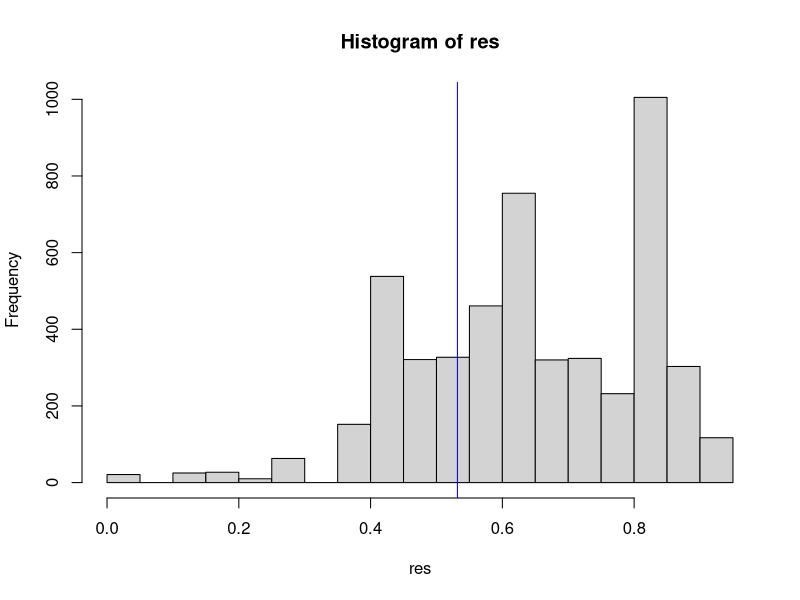

Recreate this plot in R.
# Bass Dye, created: 30/05/2023, last revision: 05/06/2023

# PLEASE SEE https://github.com/bassdye/pcTEMP for the optimized version of the following R script 

# Code to 1) read in rockling experimental data from csv file 
# 2) Statistically analyze the data:
  # test for non random use of chamber,
  # MANOVA - test for differences in compartment usage observational phases,
  # rank (most preferred to least preferred) temperature compartments,
  # statistically test rankings.
# Code based off of Aebischer et al. 1993 and Schram et al. 2013 to analyse data from the preference chamber experiments.
# Fish acclimated to 16°C were exposed to a temperature range of 10-13-16-19-22°C. 
  # dependent variables (measured): count of individual fish in each preference chamber compartment 
  # independent variables (observation phases): non-gradient, acute temperature gradient, final temperature gradient

#	Step 1: read in the raw data: counts of numbers of fish per zone in the preference chamber, with column headings:
#	experiment_group: Indicator for experiment (experimental group): 1,2,...,22
#	acclimation_temperature: Acclimation temperature of an experiment: the temperature of all 
#				zones within the preference chamber during the acclimation phase
# compartment: Indicator for compartment within the preference chamber: 1,2,...,8
# temperature: Temperature of a compartment in the acute and final temperature observation phases
# phase: Phase of the experiment indicated by roman numerals I (non-gradient),II (acute temp pref.) or III (final temp pref.)
#	      T0, T5,...,T60: Count location of fish at the start of the phase (T0), at 5 minutes from the start of the phase (T5),….,at 60 minutes from the start of 
#				the phase (T60).

# House keeping; clean environment 
rm(list=ls())

# Install and load packages ####
if(!require(fs)) install.packages("fs")
if(!require(tidyverse))install.packages("tidyverse")
if(!require(here))install.packages("here")
if(!require(ggpubr))install.packages("ggpubr")
if(!require(ggpubr))install.packages("dplyr")

# Load packages
library("fs")
library("tidyverse")
library("here")
library("ggpubr")
library("dplyr")

# Read in data
dat <- read.table('rockling_temp_preference_data.csv', header = TRUE, sep = ",");
#View(dat)

# Step 2: transform data of raw counts per compartment to proportions per temperature zone 
# 2a: sum of raw counts over all counting times
dat$Sum <- rowSums(dat[, c("T0","T5","T10","T15","T20","T25","T30","T35","T40","T45","T50","T55","T60")]); 

# 2b: create a dataset ‘aggdat’ with aggregate counts per experiment, acclimation temperature, phase, and compartment
aggdat <- aggregate(dat$Sum, list(as.factor(dat$experiment),
                                  as.factor(dat$acclimation_temperature),
                                  as.factor(dat$phase),
                                  as.factor(dat$compartment)),
                    sum);

# 2c: create a dataset ‘aggdatsum’ with aggregate counts per experiment, acclimation, temperature and phase 
aggdatsum <- aggregate(dat$Sum,
                       list(as.factor(dat$experiment),
                            as.factor(dat$acclimation_temperature),
                            as.factor(dat$phase)),
                       sum); 

# Create a dataset ‘expdat’ with each row representing a combination of experiment and phase
expdat <- data.frame(aggdatsum,
                     z1=rep(NA, nrow(aggdatsum)),
                     z2=rep(NA, nrow(aggdatsum)),
                     z3=rep(NA, nrow(aggdatsum)), 
                     z4=rep(NA, nrow(aggdatsum)),
                     z5=rep(NA, nrow(aggdatsum)),
                     z6=rep(NA, nrow(aggdatsum)),
                     z7=rep(NA, nrow(aggdatsum)), 
                     z8=rep(NA,nrow(aggdatsum)));
for ( ii in 1:nrow(aggdatsum) ) {
  ttt <- aggdat[aggdat$Group.1==aggdatsum$Group.1[ii] & aggdat$Group.2==aggdatsum$Group.2[ii] & aggdat$Group.3==aggdatsum$Group.3[ii], ];
  expdat[ii, 5:12] <- ttt$x/expdat$x[ii];
};

# Change column names
colnames(expdat)[c(1:4)] <- c("experiment", "acclimation_temp", "phase", "count")

# 2d: create data set with proportions per temperature zone, by summing up the proportions of
# usage of compartments with the same temperature zone
# C1: 22 degrees: compartment 4
# C2: 19 degrees: compartments 3 and 5
# C3: 16 degrees: compartments 2 and 6
# C4: 13 degrees: compartments 1 and 7
# C5: 10 degrees: compartment 8
prop_dat <- expdat[, 1:4];
prop_dat$C1 <- expdat$z4;
prop_dat$C2 <- expdat$z3 + expdat$z5;
prop_dat$C3 <- expdat$z2 + expdat$z6;
prop_dat$C4 <- expdat$z1 + expdat$z7;
prop_dat$C5 <- expdat$z8;

# Check for zero inflated data
# Plot number of zeros in data to show zero inflation
# temp2 <- expdat[,5:12]
# temp2 <- data.frame(value=unlist(temp2, use.names = FALSE))
# count_zero <- temp2[temp2 == 0]
# percent_zero <- length(count_zero) / nrow(temp2); percent_zero * 100
# hist(temp2$value, main = "Zero inflated data", xlab = "Percent compartment use",
#           breaks = c(0,seq(0.01,1.0,.01)))


# Find and replace zero numerator or denominator with small value
  # As a zero numerator or denominator in the log-ratio transformation is invalid, a small positive value, 
  # less than the smallest recorded nonzero proportion, should be substituted (Aebischer et al. 1993)
  # replacing zeros in original data set with values less than the smallest recorded nonzero proportion
  # "An order of magnitude is generally sufficient" (Aebischer et al. 1993)
  # Find smallest value and replace with much smaller value in prop_data 
temp <- prop_dat[, 5:9]
replace_value <- min(temp[temp > 0])  # smallest value in our data set is 0.02564103
# Replace 0 with small value
prop_dat[prop_dat == 0] <- replace_value / 1000; # 1000

# Step 3: compute log-ratios ####
# An appropriate statistical framework for handling compositional data is to replace the observed proportions 
# With a set of ratios by choosing the observed fraction of one particular component as the denominator by which all other fractions are divided
# The results of the analyses do not depend upon the choice of denominator.
# In this way, the unit sum constraint on the composition is broken (Aitchison (1986) The statistical analysis of compositional data. London: Chapman and Hall. 416 p.)

# A version of the central limit theorem exists stating why random variation in log-ratios can often be assumed to be normally distributed (Aitchison, 1986)
# Take the compartment C3 (21*C temperature compartment) as the denominator
prop_dat$LR1 <- log(prop_dat$C1/prop_dat$C3);
prop_dat$LR2 <- log(prop_dat$C2/prop_dat$C3);
prop_dat$LR3 <- log(prop_dat$C4/prop_dat$C3);
prop_dat$LR4 <- log(prop_dat$C5/prop_dat$C3);

# Step 4: offset log-ratios of usage with log-ratios of availability of temperature zones ####
# I.e. when the temperature gradient is present within the chamber, 1/8 of the chamber is 15ºC while 1/4 is 18ºC.
# E.g. prop_dat$LRA1 <- prop_dat$LR1 - log(0.5) is d = yu - ya (pairwise habitat differences = utilized habitat - available habitat; Aebischer et al. 1993)
prop_dat$LRA1 <- prop_dat$LR1 - log(0.5); # 0.5 = (1/8)/(1/4)
prop_dat$LRA2 <- prop_dat$LR2 - log(1); # 1 = (1/4)/(1/4)
prop_dat$LRA3 <- prop_dat$LR3 - log(1);
prop_dat$LRA4 <- prop_dat$LR4 - log(0.5);

# Step 5: assess evidence of non-random usage (i.e. preference) during the three observational phases: ####
# 5a: create a matrix ‘CM’ of log-ratios of the non-gradient phase (I) or temperature gradient phases (II and III); substitute phase below accordingly
BAdat <- subset(prop_dat, phase == "I") 
BALR1_non <- BAdat$LRA1
BALR2_non <- BAdat$LRA2 
BALR3_non <- BAdat$LRA3
BALR4_non <- BAdat$LRA4

CM_non <- rbind(BALR1_non, BALR2_non, BALR3_non, BALR4_non);

# 5b: compute the generalized likelihood ratio statistic which compares a model with no preference
# against a model with preference (Aebischer, 1993).
# H1MAT - reduced model (m2); matrix of raw sums of squares and cross products calculated from the matrix ‘CM’ of log-ratios
# H2MAT - general model (m1); matrix of mean-corrected sums of squares and cross-products calculated from the matrix ‘CM’ of log-ratios
H1MAT <- H2MAT <- matrix(data= NA, nrow = 4, ncol = 4); 
for (i in 1:4 ) {
  for (j in 1:4) {
    H1MAT[i, j] <- sum(CM_non[i, ]  * CM_non[j, ]);
    H2MAT[i, j] <- sum((CM_non[i, ] - mean(CM_non[i, ])) * (CM_non[j, ] - mean(CM_non[j, ])));
  };
};

# Test for general preference (deviation from random use)
# -N*ln($) $=|r1|/|r2| ~ ln(det(H2MAT)/det(H1MAT)) ~ ln(general model/reduced model) - Aebischer et al. 1993
TEST <- -ncol(CM_non) * log(det(H2MAT) / det(H1MAT)); TEST;

# By default, pchisq() gives the proportion of the distribution to the left of the value.
# To get the proportion more extreme than your difference, you can specify lower.tail = FALSE or subtract the result from 1.
# Used to compute cumulative chi square density for a vector of elements
# If significant (p <.05), evidence for non-random use (null - no preference;  alternative - preference)
1 - pchisq(TEST, df = 4);

rm(list=setdiff(ls(), c("prop_dat"))) # remove variables

# 5c: The matrix of log-ratios may also be analysed using MANOVA, for example to assess
# evidence of treatment effects:
# MANOVA tests for temperature preference experiments

# Test for difference between phases ####
# Select which experimental phase you would like to test (non-gradient - (I), acute - (II), final - (III))
data_phase <- as_tibble(prop_dat) %>% 
  filter(phase != "I") 

# Conduct MANOVA although multivariate normality assumption is not met
summary(manova(cbind(LRA1, LRA2, LRA3, LRA4) ~ phase, data = data_phase))

# Conduct Permutation test so we can ignore MANOVA assumptions 
# Produce the same values by setting the seed
set.seed(1234)
# Define number of permutations
nperm <- 5000
# Allocate storage (i.e. vector with NAs to be replaced by permutation results)
# Here we want 5000 + 1 for our observed stat
res <- rep(NA, nperm + 1)

for(i in seq(along = res[-1])) {
  # First create matrix containing log-ratios of usage (corrected for the availability of temperature zones)
  # from the selected phase on line 10
  data_to_shuffle <- cbind(data_phase$LRA1, data_phase$LRA2, data_phase$LRA3, data_phase$LRA4) 
  # Then shuffle (randomly rearrange) the matrix for use in the MANOVA
  shuffled <- data_to_shuffle[sample(1:nrow(data_to_shuffle)), ]
  # Here we replace the ith value in the vector res with the shuffled data MANOVA result
  tmp <- summary(manova(shuffled ~ data_phase$phase), test = "Wilks")
  # Get Wilks value (test statistic) from MANOVA summary
  res[i] <- tmp[["stats"]][1, 2]
  # Remove variables for next iteration
  # rm("tmp", "shuffled")
}
# Now we append the observed stat onto the end of the result vector res
# We also store this in 'obs' for convenience
tmp <- summary(manova(cbind(LRA1, LRA2, LRA3, LRA4) ~ phase, data = data_phase),
               test = "Wilks")
res[nperm+1] <- obs <- tmp[["stats"]][1, 2]

# This is the permutation p-value - the proportion of the nperm
# permutations + 1 that are greater than or equal to the observed stat 'obs'
# perm_p_value <- sum(res <= obs) / (nperm + 1); perm_p_value
# obs_p_value <- tmp[["Error: factor(subject):treatment"]][["stats"]][1, 6]; obs_p_value
perm_p_value <- 2 * (min(sum(res <= obs), sum(res >= obs)) / (nperm+1)); perm_p_value # 2 tailed
obs_p_value <- tmp[["stats"]][1, 6]; obs_p_value

# Plot histogram of permutation and observed (blue line) results 
hist(res)
abline(v = obs, col = "blue")

# Clean up environment
rm(list=setdiff(ls(), "prop_dat"))

# Step 6: Once overall evidence of non-random use has been assessed, the next step is to rank compartments from least to most preferred ####
# This can be done by computing a cross-table with pairwise differences between matching log-ratios of usage 
# and availability of temperature zones, and counting the number of times a particular temperature zone
# has been observed to be preferred over other temperature zones (e.g. see table 1 in Aebischer et al. 1993)

# Subset for non-gradient, acute, or final proportions; choose (I, II, III) accordingly 
exp_data <- subset(prop_dat, phase == "III")

# Proportion of available space per compartment and temperature 
c1 <- 1/8 # C1: 33 degrees: compartment 4
c2 <- 2/8 # C2: 30 degrees: compartments 3 and 5
c3 <- 2/8 # C3: 27 degrees: compartments 2 and 6
c4 <- 2/8 # C4: 24 degrees: compartments 1 and 7
c5 <- 1/8 # C5: 21 degrees: compartment 8

# Create empty list to store matrices
all_mat <- list()
for (tt in 1:nrow(exp_data)) {
  all_mat[[tt]] <- matrix(data = NA, nrow = nrow(exp_data), ncol = 5); 
}

# Fill in matrix for each experimental group (n = 5); (table 1 in Aebischer et al. 1993)
for (i in 1:nrow(exp_data)) {
  # Create blank matrix to temporarily hold data for each iteration
  rank_mat <- matrix(data = NA, nrow = 5, ncol = 5); 
  # Fill in matrix 
  # Column 1
  rank_mat[2,1] <- ifelse(log(exp_data$C2[i]/exp_data$C1[i]) == 0, 0, log(exp_data$C3[i]/exp_data$C1[i]) - log(c3/c1))
  rank_mat[3,1] <- ifelse(log(exp_data$C3[i]/exp_data$C1[i]) == 0, 0, log(exp_data$C3[i]/exp_data$C1[i]) - log(c3/c1))
  rank_mat[4,1] <- ifelse(log(exp_data$C4[i]/exp_data$C1[i]) == 0, 0, log(exp_data$C4[i]/exp_data$C1[i]) - log(c4/c1))
  rank_mat[5,1] <- ifelse(log(exp_data$C5[i]/exp_data$C1[i]) == 0, 0, log(exp_data$C5[i]/exp_data$C1[i]) - log(c5/c1))
  
  # Column 2
  rank_mat[1,2] <- ifelse(log(exp_data$C1[i]/exp_data$C2[i]) == 0, 0, log(exp_data$C1[i]/exp_data$C2[i]) - log(c1/c2))
  rank_mat[3,2] <- ifelse(log(exp_data$C3[i]/exp_data$C2[i]) == 0, 0, log(exp_data$C3[i]/exp_data$C2[i]) - log(c3/c2))
  rank_mat[4,2] <- ifelse(log(exp_data$C4[i]/exp_data$C2[i]) == 0, 0, log(exp_data$C4[i]/exp_data$C2[i]) - log(c4/c2))
  rank_mat[5,2] <- ifelse(log(exp_data$C5[i]/exp_data$C2[i]) == 0, 0, log(exp_data$C5[i]/exp_data$C2[i]) - log(c5/c2))
  
  # Column 3
  rank_mat[1,3] <- ifelse(log(exp_data$C1[i]/exp_data$C3[i]) == 0, 0, log(exp_data$C1[i]/exp_data$C3[i]) - log(c1/c3))
  rank_mat[2,3] <- ifelse(log(exp_data$C2[i]/exp_data$C3[i]) == 0, 0, log(exp_data$C2[i]/exp_data$C3[i]) - log(c2/c3))
  rank_mat[4,3] <- ifelse(log(exp_data$C4[i]/exp_data$C3[i]) == 0, 0, log(exp_data$C4[i]/exp_data$C3[i]) - log(c4/c3))
  rank_mat[5,3] <- ifelse(log(exp_data$C5[i]/exp_data$C3[i]) == 0, 0, log(exp_data$C5[i]/exp_data$C3[i]) - log(c5/c3))
  
  # Column 4
  rank_mat[1,4] <- ifelse(log(exp_data$C1[i]/exp_data$C4[i]) == 0, 0, log(exp_data$C1[i]/exp_data$C4[i]) - log(c1/c4))
  rank_mat[2,4] <- ifelse(log(exp_data$C2[i]/exp_data$C4[i]) == 0, 0, log(exp_data$C2[i]/exp_data$C4[i]) - log(c2/c4))
  rank_mat[3,4] <- ifelse(log(exp_data$C3[i]/exp_data$C4[i]) == 0, 0, log(exp_data$C3[i]/exp_data$C4[i]) - log(c3/c4))
  rank_mat[5,4] <- ifelse(log(exp_data$C5[i]/exp_data$C4[i]) == 0, 0, log(exp_data$C5[i]/exp_data$C4[i]) - log(c5/c4))
  
  # Column 5
  rank_mat[1,5] <- ifelse(log(exp_data$C1[i]/exp_data$C5[i]) == 0, 0, log(exp_data$C1[i]/exp_data$C5[i]) - log(c1/c5))
  rank_mat[2,5] <- ifelse(log(exp_data$C2[i]/exp_data$C5[i]) == 0, 0, log(exp_data$C2[i]/exp_data$C5[i]) - log(c2/c5))
  rank_mat[3,5] <- ifelse(log(exp_data$C3[i]/exp_data$C5[i]) == 0, 0, log(exp_data$C3[i]/exp_data$C5[i]) - log(c3/c5))
  rank_mat[4,5] <- ifelse(log(exp_data$C4[i]/exp_data$C5[i]) == 0, 0, log(exp_data$C4[i]/exp_data$C5[i]) - log(c4/c5))
  
  all_mat[[i]] <- rank_mat
  rm(rank_mat) # Remove variable for next iteration
}

# Calculate element wise mean, sd, se
# Make a 3D array from list of matrices for calculation purposes
arr <- array(unlist(all_mat), c(5, 5, nrow(exp_data)))
# Calculate mean, sd, se of third dimension (i.e. mean of all experiments)
rank_mat_mean <- apply(arr, 1:2, mean)
rank_mat_sd <- apply(arr, 1:2, sd)
rank_mat_var <- apply(arr, 1:2, var)
rank_mat_se <-  rank_mat_sd / sqrt(nrow(arr))
rank_mat_test_stat <- abs(rank_mat_mean / rank_mat_se)

# Sum the number of positive values for each row to rank the habitats in increasing order of preference (i.e. greatest number = most preferred)
# Add empty column to matrix to store data
rank_mat_mean <- cbind(rank_mat_mean, NA)
rank_mat_mean[is.na(rank_mat_mean)] <- 0 # Change NAs to 0 (changing the diagonal NAs to zero doesn't change calculation)
for (ii in 1:nrow(rank_mat_mean)) {
  tt <- rank_mat_mean[ii, ] > 0
  rank_mat_mean[ii, 6] <- length(tt[tt] == TRUE)
}
# Temperature ranking matrix
row.names(rank_mat_mean) <- c("22*C", "19*C", "16*C", "13*C", "10*C")
colnames(rank_mat_mean) <- c("22*C", "19*C", "16*C", "13*C", "10*C", "Rankings")
rank_mat_mean

# Test for normality: Shapiro-Wilk's method
# p value >.05 implies distribution of data is not significantly different from normal distribution (i.e. normally distributed).
test_norm_mean <- c(rank_mat_mean[1, c(2:5)], rank_mat_mean[2, c(3:5)], rank_mat_mean[3, c(4:5)], rank_mat_mean[4, c(5)])
test_norm_se <- c(rank_mat_se[1, c(2:5)], rank_mat_se[2, c(3:5)], rank_mat_se[3, c(4:5)], rank_mat_se[4, c(5)])

shapiro.test(test_norm_mean)
shapiro.test(test_norm_se) 

# Test significance between compartments ####
# Subset of non-gradient, acute, or final proportions; choose (I,II,III) accordingly
rank_data <- exp_data # Same subset as line 255 to reduce any potential mistakes

# Clear space in environment
rm(list=setdiff(ls(), c("rank_data", "prop_dat", "rank_mat_mean")))

# Proportion of available space per compartment and temperature 
c1 <- 1/8 # C1: 33 degrees: compartment 4
c2 <- 2/8 # C2: 30 degrees: compartments 3 and 5
c3 <- 2/8 # C3: 27 degrees: compartments 2 and 6
c4 <- 2/8 # C4: 24 degrees: compartments 1 and 7
c5 <- 1/8 # C5: 21 degrees: compartment 8

# Temperature compartments comparison
compare_seq <- c("compare_22_19", "compare_22_16", "compare_22_13", "compare_22_10", "compare_19_16",
                 "compare_19_13", "compare_19_10", "compare_16_13", "compare_16_10", "compare_13_10")

# Create empty data frame to store matrices
OG_mat <- list()
# Create empty data frame to store p values
OG_p_vals <- data.frame(p_values = rep(NA, 1, 10))
# Rename rows corresponding to temperature compartment comparisons
row.names(OG_p_vals) <- compare_seq

# Run loop to calculate test statistic and resulting p value for each temperature compartment comparison and experimental phase
for (ttt in 1:length(compare_seq)) {
  # Counter
  test <- compare_seq[ttt] 
  for (xxx in 1:nrow(rank_data)) { 
    # Create empty data frame to store loop value
    OG_mat[[xxx]] <- matrix(data=NA, nrow=1, ncol=1); 
    for (i in 1:nrow(rank_data)) {
      # Create blank matrix to temporarily hold data for each iteration
      OG_rank_mat <- matrix(data=NA, nrow=1, ncol=1); 
      
      # Fill in matrix 
      if (test == "compare_22_19") {
        print("comparing 22*C to 19*C")
        OG_rank_mat[1,1] <- ifelse(log(rank_data$C1[i]/rank_data$C2[i]) == 0, 0, log(rank_data$C1[i]/rank_data$C2[i]) - log(c1/c2))
      } else if (test == "compare_22_16") {
        print("comparing 22*C to 16*C")
        OG_rank_mat[1,1] <- ifelse(log(rank_data$C1[i]/rank_data$C3[i]) == 0, 0, log(rank_data$C1[i]/rank_data$C3[i]) - log(c1/c3))
      } else if (test == "compare_22_13") {
        print("comparing 22*C to 13*C")
        OG_rank_mat[1,1] <- ifelse(log(rank_data$C1[i]/rank_data$C4[i]) == 0, 0, log(rank_data$C1[i]/rank_data$C4[i]) - log(c1/c4))
      } else if (test == "compare_22_10") {
        print("comparing 22*C to 10*C")
        OG_rank_mat[1,1] <- ifelse(log(rank_data$C1[i]/rank_data$C5[i]) == 0, 0, log(rank_data$C1[i]/rank_data$C5[i]) - log(c1/c5))
      } else if (test == "compare_19_16") {
        print("comparing 19*C to 16*C")
        OG_rank_mat[1,1] <- ifelse(log(rank_data$C2[i]/rank_data$C3[i]) == 0, 0, log(rank_data$C2[i]/rank_data$C3[i]) - log(c2/c3))
      } else if (test == "compare_19_13") {
        print("comparing 19*C to 13*C")
        OG_rank_mat[1,1] <- ifelse(log(rank_data$C2[i]/rank_data$C4[i]) == 0, 0, log(rank_data$C2[i]/rank_data$C4[i]) - log(c2/c4))
      } else if (test == "compare_19_10") {
        print("comparing 19*C to 10*C")
        OG_rank_mat[1,1] <- ifelse(log(rank_data$C2[i]/rank_data$C5[i]) == 0, 0, log(rank_data$C2[i]/rank_data$C5[i]) - log(c2/c5))
      } else if (test == "compare_16_13") {
        print("comparing 16*C to 13*C")
        OG_rank_mat[1,1] <- ifelse(log(rank_data$C3[i]/rank_data$C4[i]) == 0, 0, log(rank_data$C3[i]/rank_data$C4[i]) - log(c3/c4))
      } else if (test == "compare_16_10") {
        print("comparing 16*C to 10*C")
        OG_rank_mat[1,1] <- ifelse(log(rank_data$C3[i]/rank_data$C5[i]) == 0, 0, log(rank_data$C3[i]/rank_data$C5[i]) - log(c3/c5))
      } else if (test == "compare_13_10") {
        print("comparing 13*C to 10*C")
        OG_rank_mat[1,1] <- ifelse(log(rank_data$C4[i]/rank_data$C5[i]) == 0, 0, log(rank_data$C4[i]/rank_data$C5[i]) - log(c4/c5))
      }
      OG_mat[[i]] <- OG_rank_mat
      rm(OG_rank_mat) # Remove variable for next iteration
      
      # Calculate element wise mean, sd, se
      # Make a 3D array from list of matrices for calculation purposes
      OG_arr <- array(unlist(OG_mat), c(1, 1, nrow(rank_data)))
      # Get mean, sd, se of third dimension (i.e. mean of all experiments)
      OG_mean <- apply(OG_arr, 1:2, mean)
      OG_sd <- apply(OG_arr, 1:2, sd)
      OG_var <- apply(OG_arr, 1:2, var)
      OG_se <- OG_sd / sqrt(nrow(rank_data))
      OG_test_stat <- abs(OG_mean / OG_se)
      
      # Calculate P value from test statistic (T score = mean / se)
      OG_p_vals[ttt, 1] <- 2 * pt(q = OG_test_stat, df = 4, lower.tail = FALSE)
      rm(OG_test_stat)
    } 
  }
}
# P values for chosen phase and salinity treatment compartment comparison
OG_p_vals <- format(OG_p_vals, scientific = FALSE); OG_p_vals
rank_mat_mean 

# Clear space in environment
rm(list=setdiff(ls(), c("prop_dat")))
